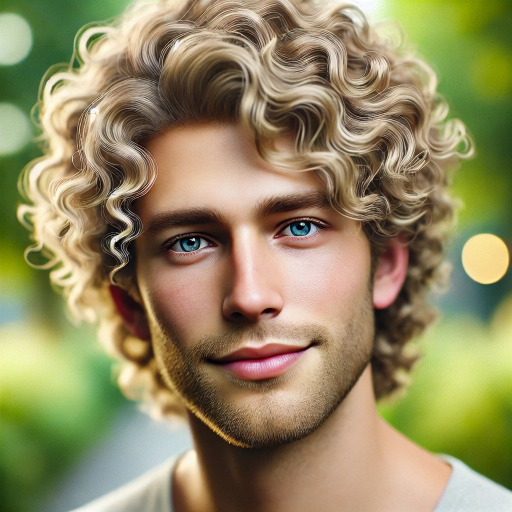
#> input picture homework/week_9/sample.jpeg, 1024 x 1024 px (shown at 1/2 size)
$ python question_3.py
#> lines starting #> are read from the running program, lines starting #| are printed output that depends on the picture
# Download sample.jpeg, run prepare_image, and report the first value of the R channel (tensor[0, 0, 0, 0]) rounded to three decimal places. The grader accepts an absolute error of 0.01.

from PIL import Image
import numpy as np

IMG = 'sample.jpeg'
image = Image.open(IMG).convert('RGB')
#> image is the input picture: PIL image 1024x1024 RGB; mean R, G, B 147.5, 137.7, 98.2


def prepare_image(image: Image.Image) -> np.ndarray:
    image = image.resize((200, 200), Image.Resampling.BILINEAR)
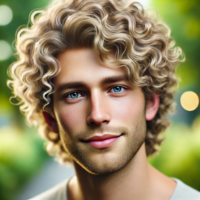
#> image: PIL image 200x200 RGB; mean R, G, B 147.5, 137.7, 98.2
    array = np.asarray(image, dtype=np.float32) / 255.0
    array = (array - np.array([0.485, 0.456, 0.406], dtype=np.float32)) / np.array(
        [0.229, 0.224, 0.225], dtype=np.float32
    )
    return np.transpose(array, (2, 0, 1))[None, ...]


tensor = prepare_image(image)

# print(tensor)
print(tensor[0, 0, 0, 0].round(3))
#| -1.056


# Answer: -1.056
